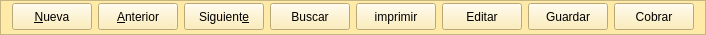
    <widget class="QFrame" name="frame_3">
     <property name="minimumSize">
      <size>
       <width>0</width>
       <height>35</height>
      </size>
     </property>
     <property name="maximumSize">
      <size>
       <width>16777215</width>
       <height>35</height>
      </size>
     </property>
     <property name="styleSheet">
      <string notr="true">background-color: rgb(255, 235, 167);</string>
     </property>
     <property name="frameShape">
      <enum>QFrame::StyledPanel</enum>
     </property>
     <property name="frameShadow">
      <enum>QFrame::Raised</enum>
     </property>
     <layout class="QHBoxLayout" name="horizontalLayout">
      <property name="topMargin">
       <number>2</number>
      </property>
      <item>
       <widget class="QPushButton" name="btnAnadir">
        <property name="minimumSize">
         <size>
          <width>0</width>
          <height>27</height>
         </size>
        </property>
        <property name="text">
         <string>&amp;Nueva</string>
        </property>
        <property name="icon">
         <iconset resource="../maya.qrc">
          <normaloff>:/Icons/PNG/add.png</normaloff>:/Icons/PNG/add.png</iconset>
        </property>
        <property name="iconSize">
         <size>
          <width>24</width>
          <height>24</height>
         </size>
        </property>
       </widget>
      </item>
      <item>
       <widget class="QPushButton" name="btnAnterior">
        <property name="minimumSize">
         <size>
          <width>0</width>
          <height>27</height>
         </size>
        </property>
        <property name="text">
         <string>&amp;Anterior</string>
        </property>
        <property name="icon">
         <iconset resource="../maya.qrc">
          <normaloff>:/Icons/PNG/Previous.png</normaloff>:/Icons/PNG/Previous.png</iconset>
        </property>
        <property name="iconSize">
         <size>
          <width>24</width>
          <height>24</height>
         </size>
        </property>
       </widget>
      </item>
      <item>
       <widget class="QPushButton" name="btnSiguiente">
        <property name="minimumSize">
         <size>
          <width>0</width>
          <height>27</height>
         </size>
        </property>
        <property name="text">
         <string>Siguient&amp;e</string>
        </property>
        <property name="icon">
         <iconset resource="../maya.qrc">
          <normaloff>:/Icons/PNG/Next.png</normaloff>:/Icons/PNG/Next.png</iconset>
        </property>
        <property name="iconSize">
         <size>
          <width>24</width>
          <height>24</height>
         </size>
        </property>
       </widget>
      </item>
      <item>
       <widget class="QPushButton" name="btnBuscar">
        <property name="minimumSize">
         <size>
          <width>0</width>
          <height>27</height>
         </size>
        </property>
        <property name="text">
         <string>Buscar</string>
        </property>
        <property name="icon">
         <iconset resource="../maya.qrc">
          <normaloff>:/Icons/PNG/search.png</normaloff>:/Icons/PNG/search.png</iconset>
        </property>
        <property name="iconSize">
         <size>
          <width>24</width>
          <height>24</height>
         </size>
        </property>
       </widget>
      </item>
      <item>
       <widget class="QPushButton" name="btnImprimir">
        <property name="minimumSize">
         <size>
          <width>0</width>
          <height>27</height>
         </size>
        </property>
        <property name="text">
         <string>imprimir</string>
        </property>
        <property name="icon">
         <iconset resource="../maya.qrc">
          <normaloff>:/Icons/PNG/Print.png</normaloff>:/Icons/PNG/Print.png</iconset>
        </property>
        <property name="iconSize">
         <size>
          <width>24</width>
          <height>24</height>
         </size>
        </property>
       </widget>
      </item>
      <item>
       <widget class="QPushButton" name="btnEditar">
        <property name="minimumSize">
         <size>
          <width>0</width>
          <height>27</height>
         </size>
        </property>
        <property name="text">
         <string>Editar</string>
        </property>
        <property name="icon">
         <iconset resource="../maya.qrc">
          <normaloff>:/Icons/PNG/Save.png</normaloff>:/Icons/PNG/Save.png</iconset>
        </property>
        <property name="iconSize">
         <size>
          <width>24</width>
          <height>24</height>
         </size>
        </property>
        <property name="shortcut">
         <string>Ctrl+S</string>
        </property>
       </widget>
      </item>
      <item>
       <widget class="QPushButton" name="btnGuardar">
        <property name="minimumSize">
         <size>
          <width>0</width>
          <height>27</height>
         </size>
        </property>
        <property name="text">
         <string>Guardar</string>
        </property>
        <property name="icon">
         <iconset resource="../maya.qrc">
          <normaloff>:/Icons/PNG/Save.png</normaloff>:/Icons/PNG/Save.png</iconset>
        </property>
        <property name="iconSize">
         <size>
          <width>24</width>
          <height>24</height>
         </size>
        </property>
       </widget>
      </item>
      <item>
       <widget class="QPushButton" name="btnCobrar">
        <property name="minimumSize">
         <size>
          <width>0</width>
          <height>27</height>
         </size>
        </property>
        <property name="text">
         <string>Cobrar</string>
        </property>
        <property name="icon">
         <iconset resource="../maya.qrc">
          <normaloff>:/Icons/PNG/Fp.png</normaloff>:/Icons/PNG/Fp.png</iconset>
        </property>
        <property name="iconSize">
         <size>
          <width>24</width>
          <height>24</height>
         </size>
        </property>
       </widget>
      </item>
     </layout>
    </widget>
